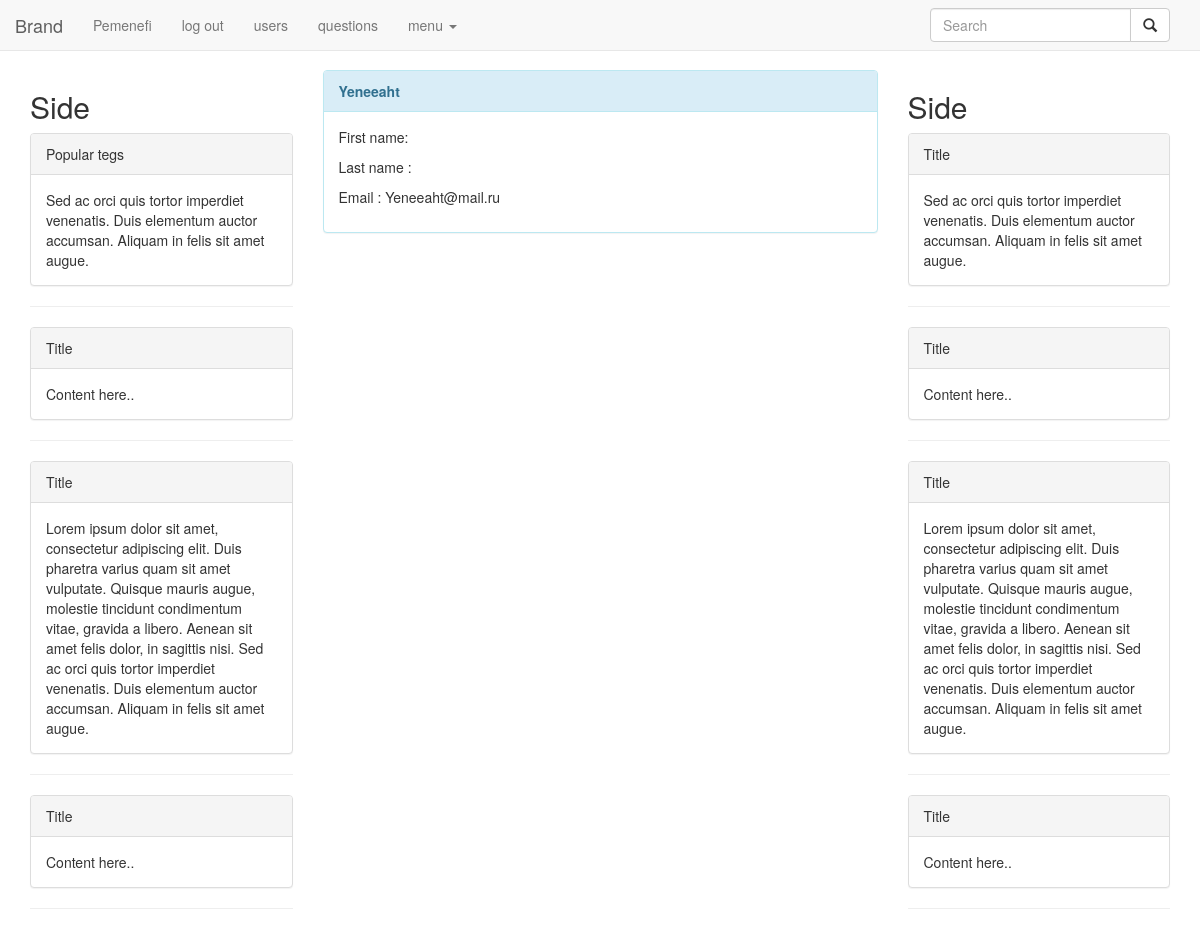
/users/4/ (signed in), run on the app's committed database.
### users/models.py (models this page shows)
class MyUser(AbstractUser):
    avatar = models.ImageField(upload_to='avatars', blank=True, null=True)

### users/views.py (the view)
# urls.py: url(r'^users/(?P<pk>\d+)/$', UserView.as_view(), name='user'),
class UserView(DetailView):
    template_name = 'user.html'
    User = get_user_model()
    queryset = User.objects.all()
    def get_context_data(self, **kwargs):
        context = super(UserView, self).get_context_data()
        return context

### templates/user.html
{% extends 'base.html' %}
{%  block content %}
    <div class="panel panel-info">
        <div class="panel-heading"><b>{{ myuser.username }}</b></div>
        <div class="panel-body">
            <p>First name: {{ myuser.first_name }}</p>
            <p>Last name : {{ myuser.last_name }}</p>
            <p>Email     : {{ myuser.email }}</p>
        </div>
    </div>
{%  endblock %}

### templates/base.html (shortened to what this page needs)
<!DOCTYPE html>
<html lang="en">
	<head>
		<link href="/static/css/bootstrap.min.css" rel="stylesheet">
		<link href="/static/css/styles.css" rel="stylesheet">
	</head>
	<body>
<nav class="navbar navbar-default navbar-fixed-top" role="navigation">
	<div class="navbar-header">
        <a class="navbar-brand" rel="home" href="#">Brand</a>
	</div>
	<div class="collapse navbar-collapse">
		<ul class="nav navbar-nav">
			<li>
                {% if user.is_authenticated %}
                    <li><a href="{% url 'user' request.user.id %}">{{request.user.username}}</a></li>
                    <li><a href="{% url 'logout' %}">log out</a></li>
                {%else%}
                <li><a href="{% url 'login' %}">log in</a></li>
                <li><a href="{% url 'registration' %}">registration</a></li>
            {%endif%}
            </li>
			<li><a href="{% url 'users-list' %}">users</a></li>
			<li><a href="{% url 'question-list' %}">questions</a></li>
			<li class="dropdown">
              <a href="#" class="dropdown-toggle" data-toggle="dropdown">menu <b class="caret"></b></a>
            </li>
		</ul>
		<div class="col-sm-3 col-md-3 pull-right">
          <form class="navbar-form" role="search">
            <div class="input-group">
                <input type="text" class="form-control" placeholder="Search" name="srch-term" id="srch-term">
                <div class="input-group-btn">
                    <button class="btn btn-default" type="submit"><i class="glyphicon glyphicon-search"></i></button>
                </div>
            </div>
          </form>
		</div>
	</div>
</nav>
<div class="container-fluid">
  <div class="col-sm-3">
        <h2>Side</h2>
    	<div class="panel panel-default">
         	<div class="panel-heading">Popular tegs</div>
         	<div class="panel-body">Sed ac orci quis tortor imperdiet venenatis. Duis elementum auctor accumsan.
            Aliquam in felis sit amet augue.</div>
        </div>
        <hr>
        <div class="panel panel-default">
         	<div class="panel-heading">Title</div>
         	<div class="panel-body">Content here..</div>
        </div>
        <hr>
        <div class="panel panel-default">
         	<div class="panel-heading">Title</div>
         	<div class="panel-body">Lorem ipsum dolor sit amet, consectetur adipiscing elit. Duis pharetra varius quam sit amet vulputate.
            Quisque mauris augue, molestie tincidunt condimentum vitae, gravida a libero. Aenean sit amet felis
            dolor, in sagittis nisi. Sed ac orci quis tortor imperdiet venenatis. Duis elementum auctor accumsan.
            Aliquam in felis sit amet augue.</div>
        </div>
        <hr>
        <div class="panel panel-default">
         	<div class="panel-heading">Title</div>
         	<div class="panel-body">Content here..</div>
        </div>
        <hr>
  </div>
    <div class="col-sm-6">
        {%  block content %}
        {%  endblock %}
    </div>
  <div class="col-sm-3">
        <h2>Side</h2>
    	<div class="panel panel-default">
         	<div class="panel-heading">Title</div>
         	<div class="panel-body">Sed ac orci quis tortor imperdiet venenatis. Duis elementum auctor accumsan.
            Aliquam in felis sit amet augue.</div>
        </div>
        <hr>
        <div class="panel panel-default">
         	<div class="panel-heading">Title</div>
         	<div class="panel-body">Content here..</div>
        </div>
        <hr>
        <div class="panel panel-default">
         	<div class="panel-heading">Title</div>
         	<div class="panel-body">Lorem ipsum dolor sit amet, consectetur adipiscing elit. Duis pharetra varius quam sit amet vulputate.
            Quisque mauris augue, molestie tincidunt condimentum vitae, gravida a libero. Aenean sit amet felis
            dolor, in sagittis nisi. Sed ac orci quis tortor imperdiet venenatis. Duis elementum auctor accumsan.
            Aliquam in felis sit amet augue.</div>
        </div>
        <hr>
        <div class="panel panel-default">
         	<div class="panel-heading">Title</div>
         	<div class="panel-body">Content here..</div>
        </div>
        <hr>
  </div>
</div>
	</body>
</html>

### static/css/styles.css (style rules this page uses)
body { padding-top: 70px; }

### data on the page
MyUser: user.username "Pemenefi"
MyUser: username "Yeneeaht", email "Yeneeaht@mail.ru"
